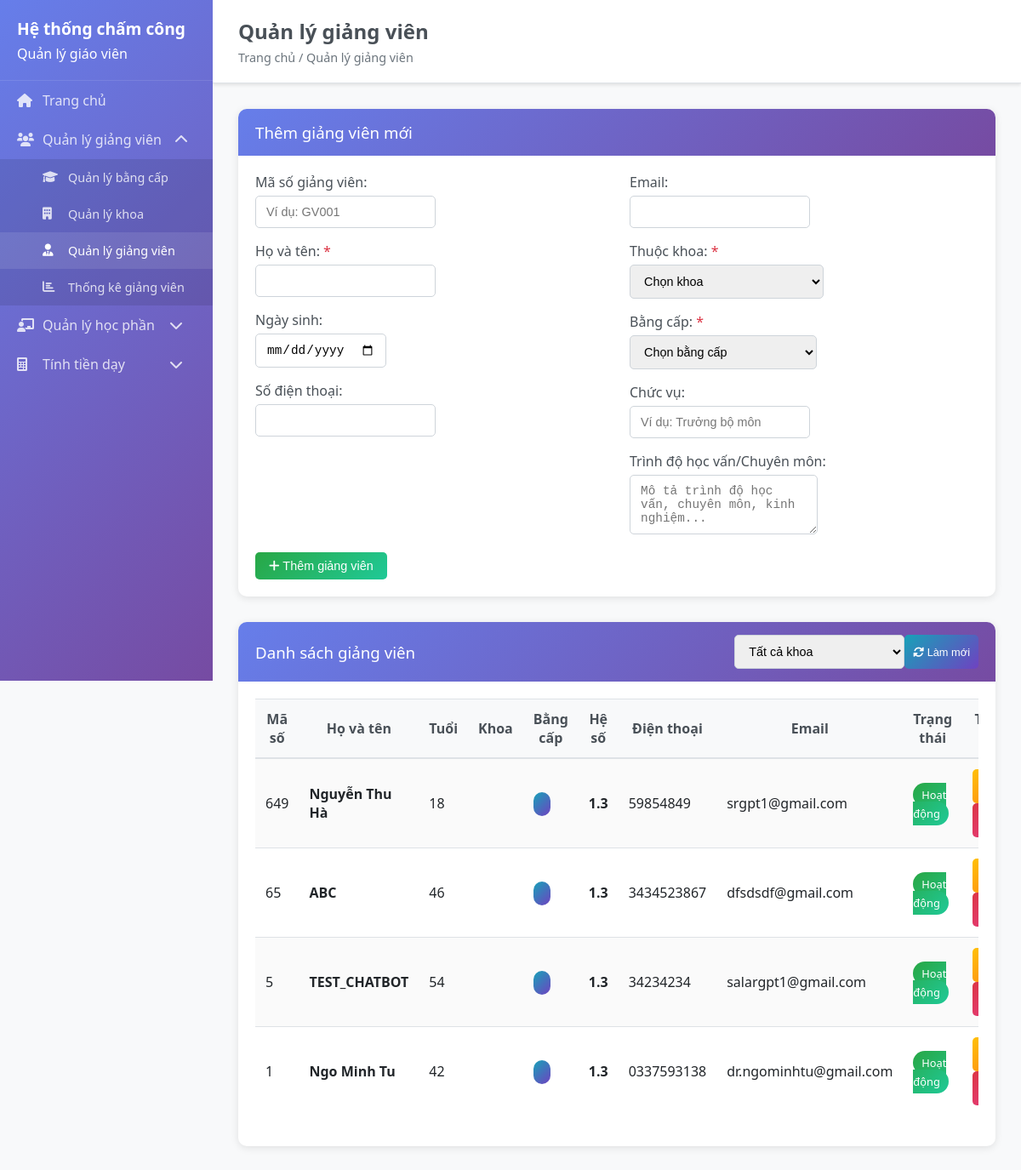
The page /teachers on the database its author committed.
### backend/models/teacher.py (models this page shows, shortened)
class Teacher(BaseModel):
    __tablename__ = 'teachers'
    employee_code = db.Column(db.String(20), unique=True, nullable=True)
    name = db.Column(db.String(100), nullable=False)
    phone = db.Column(db.String(15), nullable=True)
    email = db.Column(db.String(100), unique=True, nullable=True)
    department = db.Column(db.String(100), nullable=True)
    degree_level = db.Column(db.String(20), default='dai_hoc')
    birth_date = db.Column(db.Date, nullable=True)
    department_id = db.Column(db.Integer, db.ForeignKey('departments.id'), nullable=True, default=1)
    degree_id = db.Column(db.Integer, db.ForeignKey('degrees.id'), nullable=True, default=1)
    position = db.Column(db.String(100), nullable=True)
    qualifications = db.Column(db.String(200), nullable=True)
    academic_rank = db.Column(db.String(50), nullable=True)
    employee_type = db.Column(db.String(20), default='lecturer')
    base_salary = db.Column(db.Numeric(12, 2), default=0)
    hourly_rate = db.Column(db.Numeric(10, 2), default=100000)
    teacher_coefficient = db.Column(db.Numeric(3, 2), default=1.3)
    teacher_coefficient_override = db.Column(db.Numeric(3, 2), nullable=True)
    is_active = db.Column(db.Boolean, default=True)
    hire_date = db.Column(db.DateTime, nullable=True)
    @property
    def effective_teacher_coefficient(self):
        if self.teacher_coefficient_override:
            return float(self.teacher_coefficient_override)
        elif self.teacher_coefficient:
            return float(self.teacher_coefficient)
        else:
            return 1.3
    @property
    def age(self):
        if self.birth_date:
            today = datetime.now().date()
            return today.year - self.birth_date.year - ((today.month, today.day) < (self.birth_date.month, self.birth_date.day))
        return None

### backend/app.py (the view)
@app.route('/teachers')
def teachers():
    try:
        print("=== Loading Teachers Page ===")
        print(f"Degree in globals: {'Degree' in globals()}")
        print(f"Department in globals: {'Department' in globals()}")
        print(f"Teacher in globals: {'Teacher' in globals()}")
        teachers_list = []
        departments_list = []
        degrees_list = []
        try:
            from models.teacher import Teacher as TeacherModel
            teachers_list = TeacherModel.query.filter_by(is_active=True).order_by(TeacherModel.created_at.desc()).all()
            print(f"✓ Found {len(teachers_list)} teachers")
        except Exception as e:
            print(f"✗ Error loading teachers: {e}")
        try:
            from models.Department import Department as DepartmentModel
            departments_list = DepartmentModel.query.filter_by(is_active=True).order_by(DepartmentModel.name).all()
            print(f"✓ Found {len(departments_list)} departments:")
            for dept in departments_list:
                print(f"   - ID: {dept.id}, Name: {dept.name}, Code: {dept.code}")
        except Exception as e:
            print(f"✗ Error loading departments: {e}")
            import traceback
            traceback.print_exc()
        try:
            from models.degree import Degree as DegreeModel
            degrees_list = DegreeModel.query.filter_by(is_active=True).order_by(DegreeModel.coefficient).all()
            print(f"✓ Found {len(degrees_list)} degrees:")
            for degree in degrees_list:
                print(f"   - ID: {degree.id}, Name: {degree.name}, Coeff: {degree.coefficient}")
        except Exception as e:
            print(f"✗ Error loading degrees: {e}")
            import traceback
            traceback.print_exc()
        print(f"=== Rendering with {len(teachers_list)} teachers, {len(departments_list)} departments, {len(degrees_list)} degrees ===")
        return render_template('teachers.html',
                             teachers=teachers_list,
                             departments=departments_list,
                             degrees=degrees_list)
    except Exception as e:
        print(f"✗ Error in teachers route: {e}")
        import traceback
        traceback.print_exc()
        return render_template('teachers.html', teachers=[], departments=[], degrees=[])

### frontend/templates/teachers.html (shortened to what this page needs)
<!DOCTYPE html>
<html lang="en">
<head>
    <link rel="stylesheet" href="{{ url_for('static', filename='css/style.css') }}">
</head>
<body>
    {% extends "base.html" %}
    {% block page_title %}Quản lý giảng viên{% endblock %}
    {% block breadcrumb %}Trang chủ / Quản lý giảng viên{% endblock %}
    {% block content %}
    <div class="card">
        <div class="card-header">
            <h3>Thêm giảng viên mới</h3>
        </div>
        <div class="card-body">
            <form id="teacher-form">
                <div class="row">
                    <div class="col-md-6">
                        <div class="form-group">
                            <label for="teacher-employee-code">Mã số giảng viên:</label>
                            <input type="text" id="teacher-employee-code" name="employee_code" class="form-control" placeholder="Ví dụ: GV001">
                        </div>
                        <div class="form-group">
                            <label for="teacher-name">Họ và tên: <span class="text-danger">*</span></label>
                            <input type="text" id="teacher-name" name="name" class="form-control" required>
                        </div>
                        <div class="form-group">
                            <label for="teacher-birth-date">Ngày sinh:</label>
                            <input type="date" id="teacher-birth-date" name="birth_date" class="form-control">
                        </div>
                        <div class="form-group">
                            <label for="teacher-phone">Số điện thoại:</label>
                            <input type="tel" id="teacher-phone" name="phone" class="form-control">
                        </div>
                    </div>
                    <div class="col-md-6">
                        <div class="form-group">
                            <label for="teacher-email">Email:</label>
                            <input type="email" id="teacher-email" name="email" class="form-control">
                        </div>
                        <div class="form-group">
                            <label for="teacher-department">Thuộc khoa: <span class="text-danger">*</span></label>
                            <select id="teacher-department" name="department_id" class="form-control" required>
                                <option value="">Chọn khoa</option>
                            </select>
                        </div>
                        <div class="form-group">
                            <label for="teacher-degree">Bằng cấp: <span class="text-danger">*</span></label>
                            <select id="teacher-degree" name="degree_id" class="form-control" required>
                                <option value="">Chọn bằng cấp</option>
                            </select>
                        </div>
                        <div class="form-group">
                            <label for="teacher-position">Chức vụ:</label>
                            <input type="text" id="teacher-position" name="position" class="form-control" placeholder="Ví dụ: Trưởng bộ môn">
                        </div>
                        <div class="form-group">
                            <label for="teacher-qualifications">Trình độ học vấn/Chuyên môn:</label>
                            <textarea id="teacher-qualifications" name="qualifications" class="form-control" rows="3" placeholder="Mô tả trình độ học vấn, chuyên môn, kinh nghiệm..."></textarea>
                        </div>
                    </div>
                </div>
                <button type="submit" class="btn btn-success" id="submit-btn">
                    <i class="fas fa-plus"></i> Thêm giảng viên
                </button>
            </form>
        </div>
    </div>
    <div class="card">
        <div class="card-header d-flex justify-content-between align-items-center">
            <h3>Danh sách giảng viên</h3>
            <div class="d-flex">
                <select id="filter-department" class="form-control mr-2" style="width: 200px;">
                    <option value="">Tất cả khoa</option>
                </select>
                <button class="btn btn-info btn-sm" onclick="refreshTeachersList()">
                    <i class="fas fa-sync-alt"></i> Làm mới
                </button>
            </div>
        </div>
        <div class="card-body">
            <div class="table-responsive">
                <table class="table table-striped" id="teachers-table">
                    <thead>
                        <tr>
                            <th>Mã số</th>
                            <th>Họ và tên</th>
                            <th>Tuổi</th>
                            <th>Khoa</th>
                            <th>Bằng cấp</th>
                            <th>Hệ số</th>
                            <th>Điện thoại</th>
                            <th>Email</th>
                            <th>Trạng thái</th>
                            <th>Thao tác</th>
                        </tr>
                    </thead>
                    <tbody>
                        {% for teacher in teachers %}
                        <tr>
                            <td>{{ teacher.employee_code or '-' }}</td>
                            <td><strong>{{ teacher.name }}</strong></td>
                            <td>{{ teacher.age or '-' }}</td>
                            <td>{{ teacher.department_abbreviation }}</td>
                            <td><span class="badge badge-info">{{ teacher.degree_abbreviation }}</span></td>
                            <td><strong>{{ "%.1f"|format(teacher.effective_teacher_coefficient) }}</strong></td>
                            <td>{{ teacher.phone or '-' }}</td>
                            <td>{{ teacher.email or '-' }}</td>
                            <td>
                                <span class="badge badge-{{ 'success' if teacher.is_active else 'secondary' }}">
                                    {{ 'Hoạt động' if teacher.is_active else 'Ngưng' }}
                                </span>
                            </td>
                            <td>
                                <button class="btn btn-warning btn-sm" onclick="editTeacher({{ teacher.id }})">
                                </button>
                                <button class="btn btn-danger btn-sm" onclick="deleteTeacher({{ teacher.id }})">
                                </button>
                            </td>
                        </tr>
                        {% else %}
                        <tr>
                            <td colspan="10" class="text-center">Chưa có giảng viên nào</td>
                        </tr>
                        {% endfor %}
                    </tbody>
                </table>
            </div>
        </div>
    </div>
    {% endblock %}

### frontend/static/css/style.css (style rules this page uses)
* { margin: 0; padding: 0; box-sizing: border-box; }
body { font-family: 'Segoe UI', Tahoma, Geneva, Verdana, sans-serif; background-color: #f8f9fa; color: #333; }
.card { background: white; border-radius: 10px; box-shadow: 0 2px 10px rgba(0,0,0,0.1); margin-bottom: 30px; border: none; }
.card-header { background: linear-gradient(135deg, #667eea 0%, #764ba2 100%); color: white; padding: 15px 20px; border-radius: 10px 10px 0 0; border-bottom: none; }
.card-header h3, .card-header h5 { margin: 0; font-weight: 500; }
.card-body { padding: 20px; }
.form-group { margin-bottom: 1rem; }
.form-group label { font-weight: 500; margin-bottom: 5px; display: block; color: #495057; }
.form-control { border: 1px solid #ced4da; border-radius: 5px; padding: 10px 12px; font-size: 0.9rem; transition: all 0.3s ease; }
.btn { border-radius: 5px; padding: 8px 16px; font-size: 0.9rem; font-weight: 500; border: none; cursor: pointer; transition: all 0.3s ease; text-decoration: none; display: inline-block; }
.btn-success { background: linear-gradient(135deg, #28a745, #20c997); color: white; }
.btn-warning { background: linear-gradient(135deg, #ffc107, #fd7e14); color: white; }
.btn-danger { background: linear-gradient(135deg, #dc3545, #e83e8c); color: white; }
.btn-info { background: linear-gradient(135deg, #17a2b8, #6f42c1); color: white; }
.btn-sm { padding: 5px 10px; font-size: 0.8rem; }
.table { width: 100%; margin-bottom: 1rem; color: #212529; border-collapse: collapse; }
.table th, .table td { padding: 12px; vertical-align: middle; border-top: 1px solid #dee2e6; }
.table thead th { background-color: #f8f9fa; border-bottom: 2px solid #dee2e6; font-weight: 600; color: #495057; }
.table-striped tbody tr:nth-of-type(odd) { background-color: rgba(0,0,0,0.02); }
.table-responsive { overflow-x: auto; }
.badge { padding: 5px 10px; border-radius: 20px; font-size: 0.8rem; font-weight: 500; }
.badge-info { background: linear-gradient(135deg, #17a2b8, #6f42c1); color: white; }
.badge-success { background: linear-gradient(135deg, #28a745, #20c997); color: white; }
.text-danger { color: #dc3545; }
.d-flex { display: flex; }
.justify-content-between { justify-content: space-between; }
.align-items-center { align-items: center; }
.row { display: flex; flex-wrap: wrap; margin: 0 -15px; }
.col-md-3, .col-md-4, .col-md-6, .col-md-8, .col-12 { padding: 0 15px; }
.col-md-6 { flex: 0 0 50%; max-width: 50%; }

### rows shown on the page
Teacher: employee_code "649", name "Nguyễn Thu Hà", birth_date "18", effective_teacher_coefficient "1.3", phone "59854849", email "srgpt1@gmail.com", is_active "Hoạt động"
Teacher: employee_code "65", name "ABC", birth_date "46", effective_teacher_coefficient "1.3", phone "3434523867", email "dfsdsdf@gmail.com", is_active "Hoạt động"
Teacher: employee_code "5", name "TEST_CHATBOT", birth_date "54", effective_teacher_coefficient "1.3", phone "34234234", email "salargpt1@gmail.com", is_active "Hoạt động"
Teacher: employee_code "1", name "Ngo Minh Tu", birth_date "42", effective_teacher_coefficient "1.3", phone "0337593138", email "dr.ngominhtu@gmail.com", is_active "Hoạt động"
